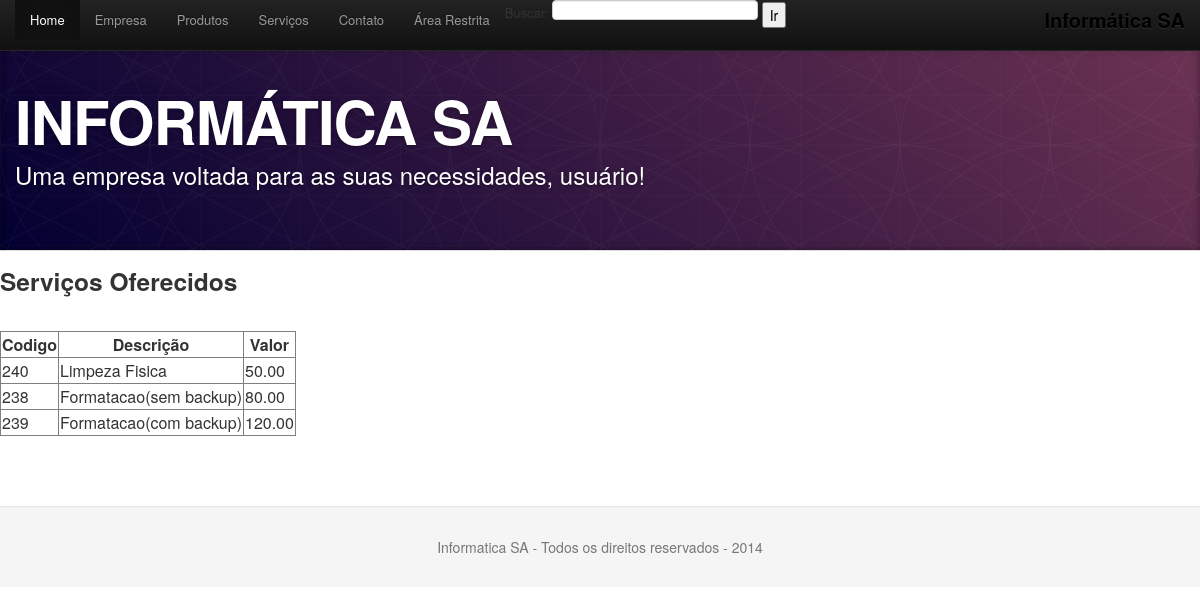
Page /servicos.php on the committed database.
### tables this page shows
CREATE TABLE `servicos` (
  `idservicos` int(11) NOT NULL AUTO_INCREMENT,
  `descricao` varchar(50) DEFAULT NULL,
  `valor` decimal(9,2) DEFAULT NULL,
  PRIMARY KEY (`idservicos`)
);

### servicos.php (the view, shortened to what this page needs)
<?php require_once("header.php"); ?>
<?php require_once("menu.php"); ?>
<?php require_once ("conexao.php"); ?>
<?php
$sql = "select * from servicos order by descricao desc";
$stmt = $conexao->prepare($sql);
$stmt->execute();
$servicos = $stmt->fetchAll(PDO::FETCH_ASSOC);
?>
<h3>Serviços Oferecidos</h3>
<br>
<?php
echo "<table border='1'>
<tr>
<th>Codigo</th>
<th>Descrição</th>
<th>Valor</th>
</tr>";
foreach ($servicos as $servico){
  echo "<tr>";
  echo "<td>" . $servico['idservicos'] . "</td>";
  echo "<td>" . $servico['descricao'] . "</td>";
  echo "<td>" . $servico['valor'] . "</td>";
  echo "</tr>";
}
echo "</table>";
?>
<?php require_once("footer.php"); ?>

### assets/css/docs.css (style rules this page uses)
body { position: relative; padding-top: 40px; }

### rows in the picture
servicos: idservicos "240", descricao "Limpeza Fisica", valor "50.00"
servicos: idservicos "238", descricao "Formatacao(sem backup)", valor "80.00"
servicos: idservicos "239", descricao "Formatacao(com backup)", valor "120.00"
